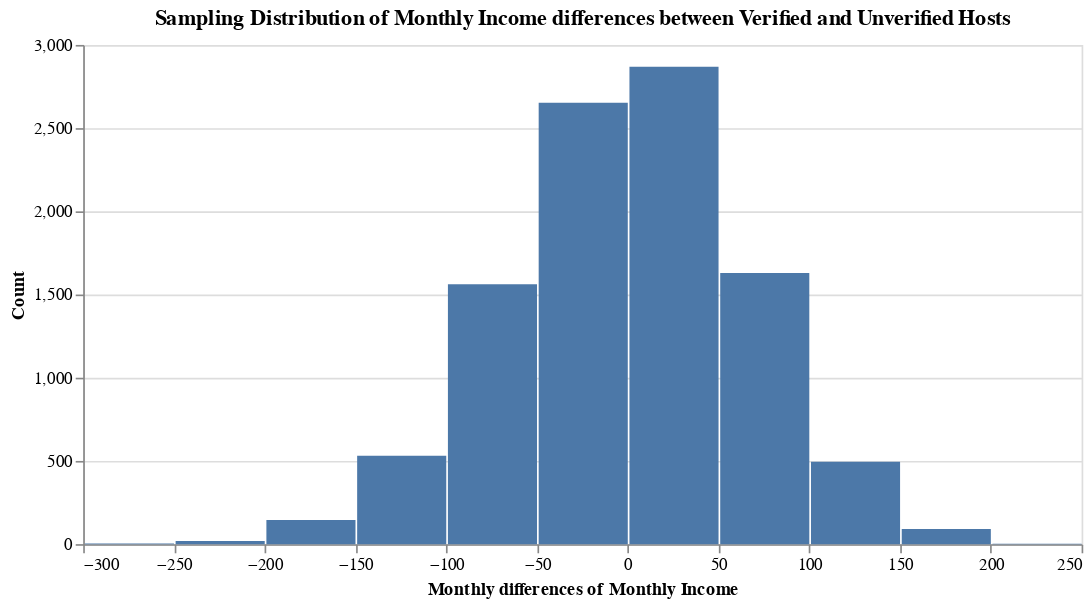

Write notebook code for a chart like this one.
### Markdown cell above
## Does becoming a verified host positively impact your monthly AirBnb income or occupancy rate in Seattle?

### Code cell
%%time
output = perform_permutation_test(listings_merged_df[listings_merged_df.host_identity_verified==True].income_per_month , listings_merged_df[listings_merged_df.host_identity_verified==False].income_per_month, x_axis_title='Monthly Income', chart_title='Monthly Income differences between Verified and Unverified Hosts')
output[1]

### Figure 1 — Vega-Lite specification as saved in the notebook (floating-point values rounded to 4 significant figures; data arrays with more than 128 entries replaced by an {"elided": "..."} marker saying what was removed)
{"config": {"view": {"continuousWidth": 400, "continuousHeight": 300}}, "data": {"name": "data-6929d56ba2ff116b25785c2b24e21d7e"}, "mark": "bar", "encoding": {"x": {"type": "quantitative", "bin": {"maxbins": 15}, "field": "Diffs", "title": "Monthly differences of Monthly Income"}, "y": {"type": "quantitative", "aggregate": "count", "title": "Count"}}, "title": "Sampling Distribution of Monthly Income differences between Verified and Unverified Hosts", "width": 600, "$schema": "https://vega.github.io/schema/vega-lite/v4.8.1.json", "datasets": {"data-6929d56ba2ff116b25785c2b24e21d7e": {"elided": "10000 records"}}}
